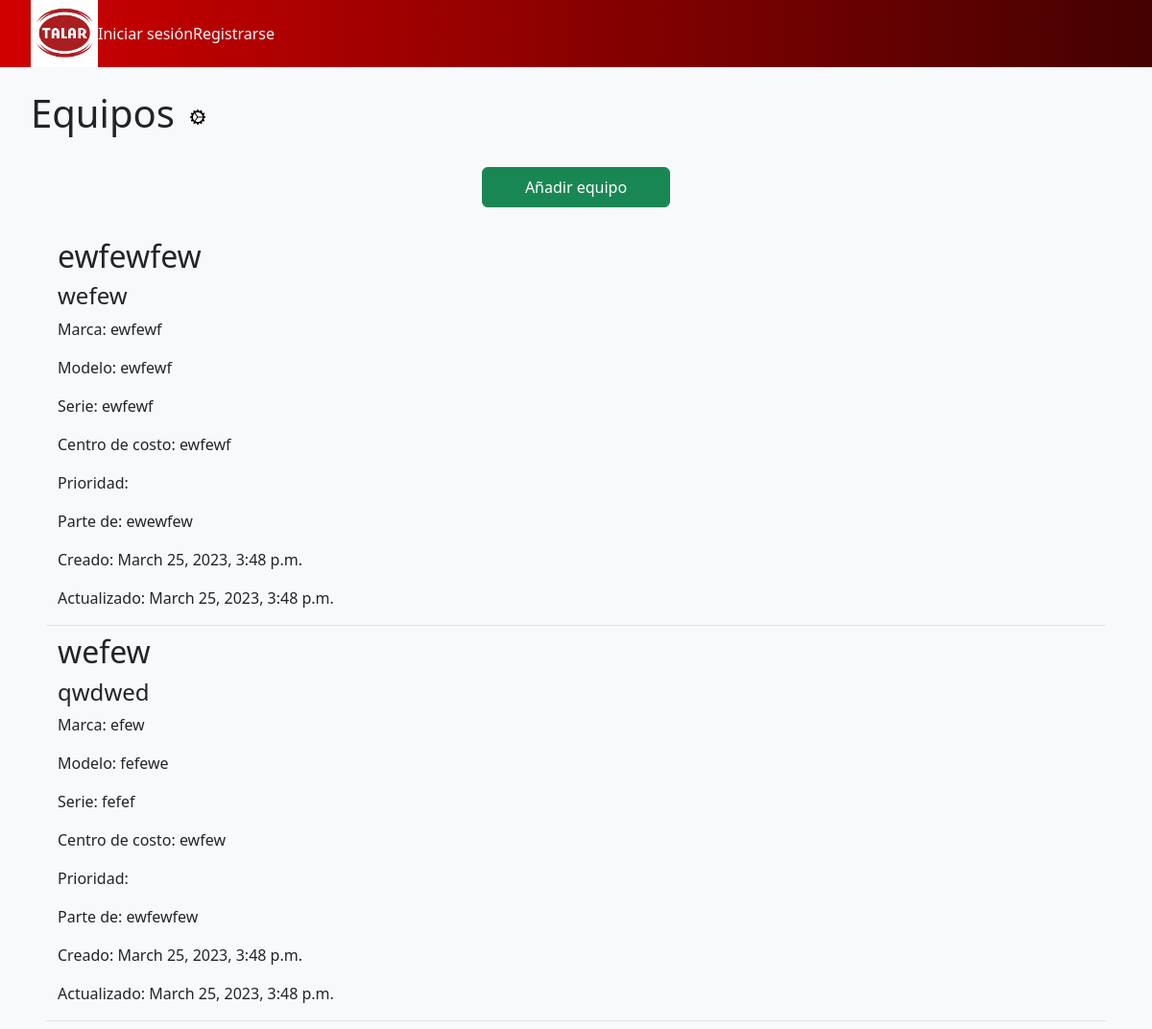
Before: /equipos/ with the older database file.
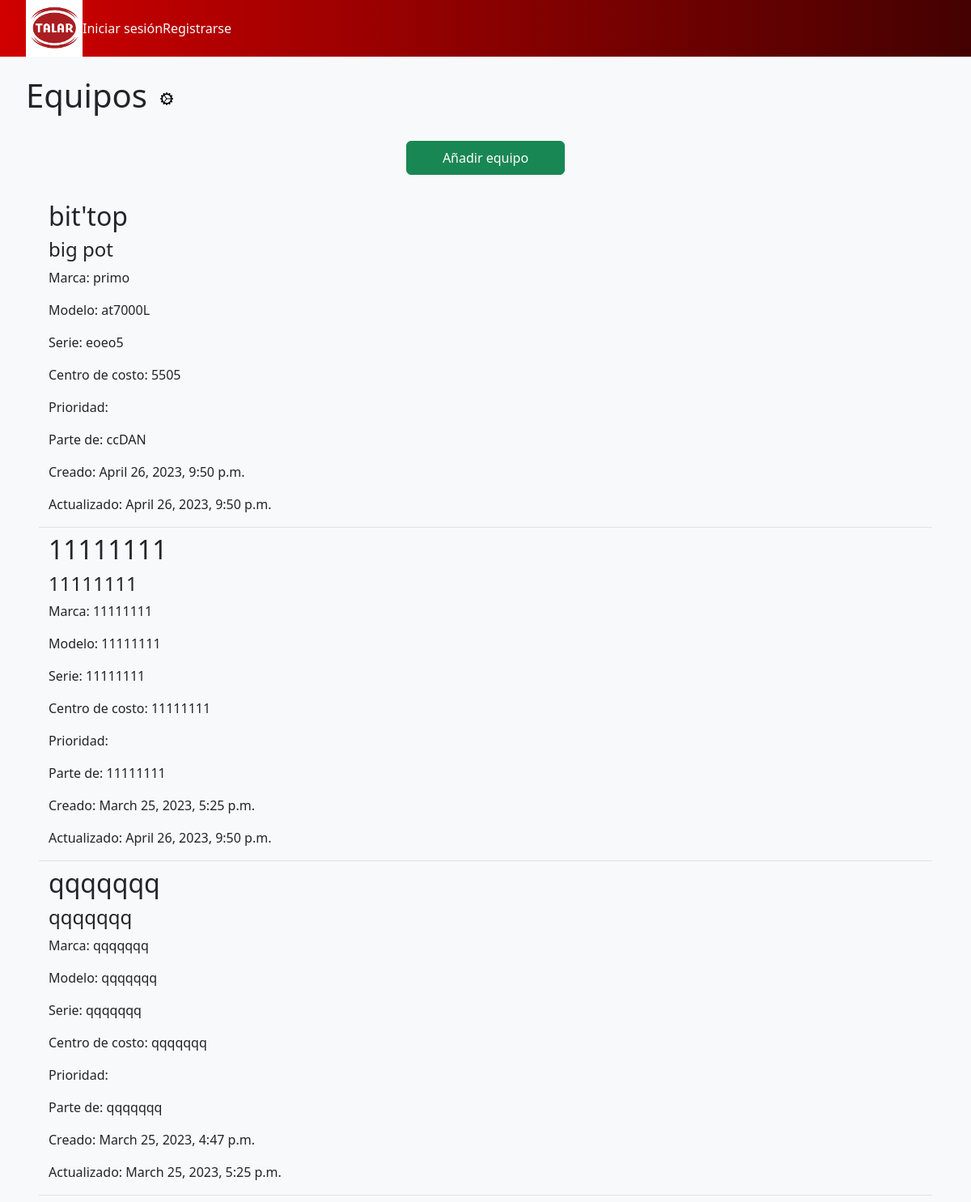
After: the same page with the newer database file.
### base/models.py (models this page shows, shortened)
class Equipo(models.Model):
    updated = models.DateTimeField(auto_now=True)
    created = models.DateTimeField(auto_now_add=True)
    nombre = models.CharField(max_length=200)
    marca = models.CharField(max_length=200)
    modelo = models.CharField(max_length=200)
    serie = models.CharField(max_length=200)
    codigo = models.CharField(max_length=200)
    centroCosto = models.CharField(max_length=200)
    prioridad = models.CharField(max_length=200)
    parteDe = models.CharField(max_length=200)

### base/views.py (the view)
# urls.py: path('equipos/', views.equipos),
def equipos(request):
    lista_equipos = Equipo.objects.order_by('-created')
    return render(request, "equipos.html", {"equipos": lista_equipos})

### templates/equipos.html (shortened to what this page needs)
{% extends 'layouts/main.html' %} {%block content%}
<div class="">
    <div class="mx-4 pt-4 d-flex">
        <h1 class="mx-2">Equipos</h1>
        <img class="mx-2" src="../static/images/equipo-logo.svg" alt="incidente-logo">
    </div>
    <div class="container-fluid pt-4 d-flex justify-content-center">
        <a class="btn btn-success mx-5 mb-4 py-2 col-2" href="../equipo"> Añadir equipo </a>
    </div>
    {% for e in equipos %}
    <div class="mx-5 my-2 border-bottom row d-flex">
        <div>
            <h2>{{e.codigo}}</h2>
            <h4>{{e.nombre}}</h4>
            <p>Marca: {{e.marca}}</p>
            <p>Modelo: {{e.modelo}}</p>
            <p>Serie: {{e.serie}}</p>
            <p>Centro de costo: {{e.centroCosto}}</p>
            <p>Prioridad: {{e.propridad}}</p>
            <p>Parte de: {{e.parteDe}}</p>
            <p>Creado: {{e.created}}</p>
            <p>Actualizado: {{e.updated}}</p>
        </div>
    </div>
    {% endfor %} {%endblock%}

### templates/layouts/main.html (shortened to what this page needs)
{% load static %}
<!DOCTYPE html>
<html lang="en">
    <head>
        <link rel="stylesheet" href="{% static 'styles/reset.css' %}" />
        <link rel="stylesheet" href="{% static 'styles/main.css' %}" />
        {% load bootstrap5 %} {% bootstrap_css %} {% bootstrap_javascript %}
    </head>
    <body class="body bg-light">
        <div class="gradient">
            <ul class="d-flex mb-0 align-items-center justify-content-start">
                <li class="nav-item ml-0">
                    <a class="" href="/">
                        <img width="70px" src="{% static 'images/talar-logo.png' %}" alt="Talar-logo" />
                    </a>
                </li>
                {% if request.user.is_authenticated %}
                <li class="nav-item">
                    <a class="nav-link text-light" href="/logout">Cerrar sesión</a>
                </li>
                <li class="nav-item m-1 m-sm-2 m-xl-3">
                    <a class="nav-link text-light"    href="/">Inicio</a>
                </li>
                <li class="nav-item m-1 m-sm-2 m-xl-3">
                    <a class="nav-link text-light" href="/reportes">Incidentes</a>
                </li>
                <li class="nav-item m-1 m-sm-2 m-xl-3">
                    {% if request.user.is_authenticated and user.is_superuser %}
                    <a class="nav-link text-light" href="/equipos">Equipos</a>
                    {%endif%}
                </li>
                {% else %}
                <li class="nav-item">
                    <a class="nav-link text-light" href="/login">Iniciar sesión</a>
                </li>
                <li class="nav-item">
                    <a class="nav-link text-light" href="/registro">Registrarse</a>
                </li>
                {%endif%}
            </ul>
        </div>
        <main role="main" class="">
            <div id="content">{% block content %} {% endblock %}</div>
        </main>
    </body>
</html>

### static/styles/main.css (style rules this page uses)
* { font-family: "Segoe UI", Tahoma, Geneva, Verdana, sans-serif; }
a { text-decoration: none; }
.gradient { background: linear-gradient(90deg, rgba(208, 0, 0, 1) 0%, rgba(68, 1, 1, 1) 100%); color: white; }

Changed rows visible on the page:
removed Equipo: codigo "ewfewfew", nombre "wefew", marca "ewfewf", modelo "ewfewf", serie "ewfewf", centroCosto "ewfewf", parteDe "ewewfew", created "March 25, 2023, 3:48 p.m.", updated "March 25, 2023, 3:48 p.m."
removed Equipo: codigo "wefew", nombre "qwdwed", marca "efew", modelo "fefewe", serie "fefef", centroCosto "ewfew", parteDe "ewfewfew", created "March 25, 2023, 3:48 p.m.", updated "March 25, 2023, 3:48 p.m."
added Equipo: codigo "bit'top", nombre "big pot", marca "primo", modelo "at7000L", serie "eoeo5", centroCosto "5505", parteDe "ccDAN", created "April 26, 2023, 9:50 p.m.", updated "April 26, 2023, 9:50 p.m."
added Equipo: codigo "11111111", nombre "11111111", marca "11111111", modelo "11111111", serie "11111111", centroCosto "11111111", parteDe "11111111", created "March 25, 2023, 5:25 p.m.", updated "April 26, 2023, 9:50 p.m."
added Equipo: codigo "qqqqqqq", nombre "qqqqqqq", marca "qqqqqqq", modelo "qqqqqqq", serie "qqqqqqq", centroCosto "qqqqqqq", parteDe "qqqqqqq", created "March 25, 2023, 4:47 p.m.", updated "March 25, 2023, 5:25 p.m."
